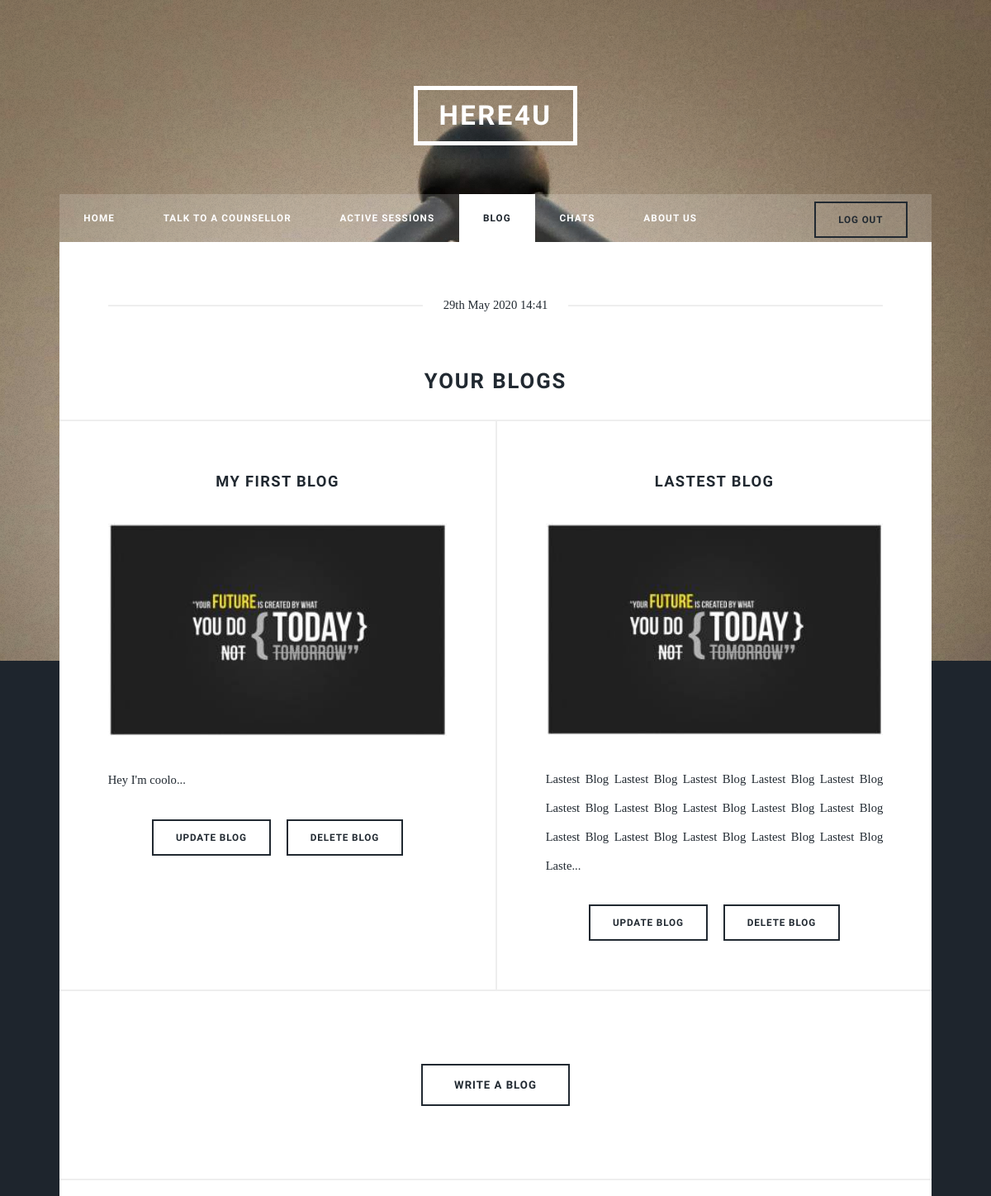
Before: /blog/personal-blogs/ (signed in, upper part) with the older database file.
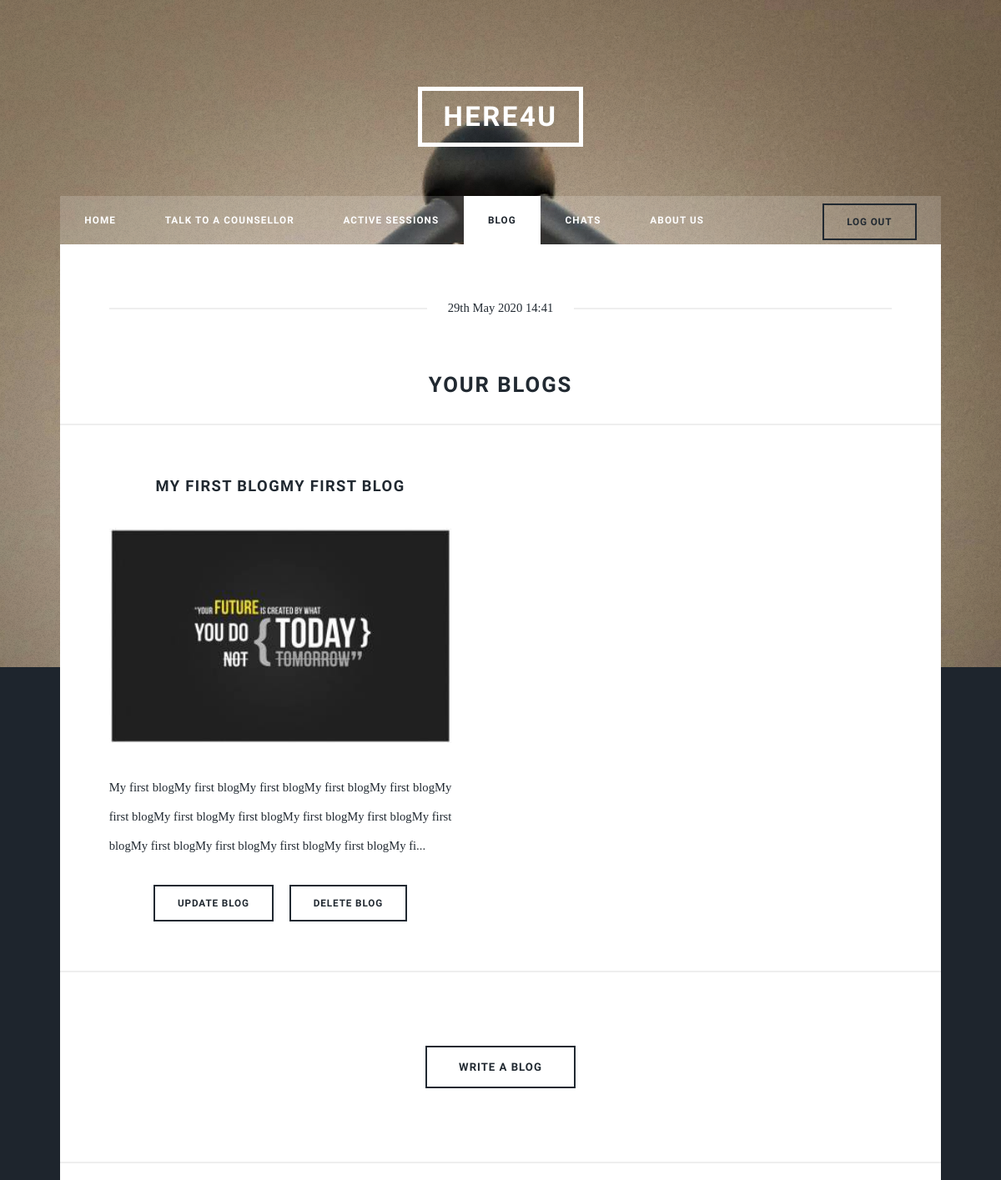
After: the same page with the newer database file.
### client/models.py (models this page shows, shortened)
class Post(models.Model):
    title = models.CharField(max_length=255)
    author = models.ForeignKey(User,on_delete=models.CASCADE)
    time = models.DateTimeField(null = True,auto_now = True)
    body = models.TextField()
    brief = models.TextField(null = True)

### client/views.py (the view)
# urls.py: path('blog/personal-blogs/',views.personalBlogListView,name="personal-blogs"),
@login_required
def personalBlogListView(request):
    user_check = True
    if request.user.is_authenticated:
        coun = Counsellordata.objects.all().filter(User=request.user)
        if coun:
            user_check = False
    all_posts = Post.objects.filter(author=request.user)
    return render(request,'client/blogs-personal.html',{"all_posts":all_posts,"client":user_check})

### client/templates/client/blogs-personal.html (shortened to what this page needs)
{%extends "client/base.html"%}
{%block home_state%}<li >{%endblock%}
{%if client%}}
{%block talk_state%}<li>{%endblock%}
{%block session_state%}<li>{%endblock%}
{%else%}
{%block client_state%}<li>{%endblock%}
{%block active_state%}<li>{%endblock%}
{%endif%}
{%block blog_state%}<li class="active">{%endblock%}
{%block message_state%}<li>{%endblock%}
{%block about_state%}<li>{%endblock%}
{%block content%}
    <header class="major">
		<span class="date">{% now "jS F Y H:i" %}</span>
        <h2>Your Blogs</h2>
	</header>
    <section class="posts">
        {%for post in all_posts%}
			<article>
            <header>
            <h3>{{post.title}}</h3>
            </header>
				<a href="#" class="image fit"><img src="../../static/client/images/pic1.jpeg" alt="" /></a>
				<p>{{post.brief}}</p>
				<ul class="actions">
					<li><a href="{% url 'update-blog' post.pk %}" class="button">Update Blog</a></li>
                    <li><a href="{% url 'delete-blog' post.pk %}" class="button">Delete Blog</a></li>
				</ul>
			</article>
        {%endfor%}
	    </section>
        <article class="post featured">
            <ul class="actions">
                <li><a href="{% url 'add_post' %}" class="button big">Write a Blog</a></li>
            </ul>
        </article>
{%endblock%}

Changed rows visible on the page:
removed Post: title "MY FIRST BLOG", brief "Hey I'm coolo..."
removed Post: title "LASTEST BLOG", brief "Lastest Blog Lastest Blog Lastest Blog Lastest Blog Lastest Blog Lastest Blog Lastest Blog Lastest Blog Lastest Blog Lastest Blog Lastest Blog Lastest Blog Lastest Blog Lastest Blog Lastest Blog Laste..."
added Post: title "MY FIRST BLOGMY FIRST BLOG", brief "My first blogMy first blogMy first blogMy first blogMy first blogMy first blogMy first blogMy first blogMy first blogMy first blogMy first blogMy first blogMy first blogMy first blogMy first blogMy fi..."
